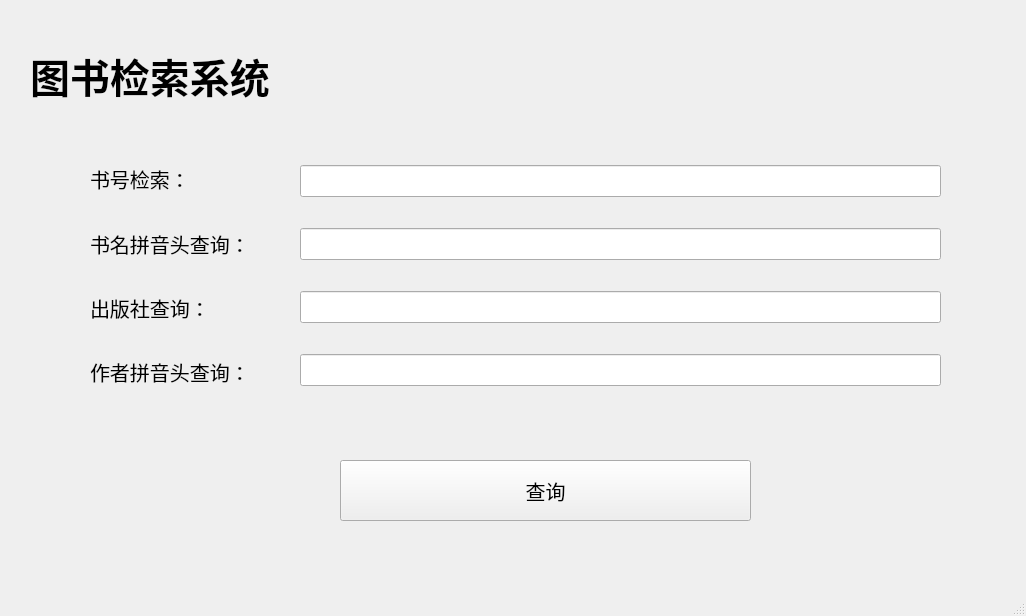
<?xml version="1.0" encoding="UTF-8"?>
<ui version="4.0">
 <class>SearchW</class>
 <widget class="QMainWindow" name="SearchW">
  <property name="geometry">
   <rect>
    <x>0</x>
    <y>0</y>
    <width>1026</width>
    <height>616</height>
   </rect>
  </property>
  <property name="windowTitle">
   <string>MainWindow</string>
  </property>
  <widget class="QWidget" name="centralwidget">
   <widget class="QLabel" name="label">
    <property name="geometry">
     <rect>
      <x>30</x>
      <y>40</y>
      <width>331</width>
      <height>71</height>
     </rect>
    </property>
    <property name="font">
     <font>
      <pointsize>30</pointsize>
      <weight>75</weight>
      <bold>true</bold>
     </font>
    </property>
    <property name="text">
     <string>图书检索系统</string>
    </property>
   </widget>
   <widget class="QPushButton" name="button_query">
    <property name="geometry">
     <rect>
      <x>340</x>
      <y>460</y>
      <width>411</width>
      <height>61</height>
     </rect>
    </property>
    <property name="font">
     <font>
      <pointsize>15</pointsize>
     </font>
    </property>
    <property name="text">
     <string>查询</string>
    </property>
   </widget>
   <widget class="QWidget" name="layoutWidget">
    <property name="geometry">
     <rect>
      <x>300</x>
      <y>140</y>
      <width>641</width>
      <height>271</height>
     </rect>
    </property>
    <layout class="QVBoxLayout" name="verticalLayout">
     <item>
      <widget class="QLineEdit" name="edit_id_search">
       <property name="font">
        <font>
         <pointsize>15</pointsize>
        </font>
       </property>
      </widget>
     </item>
     <item>
      <widget class="QLineEdit" name="edit_book_name_first">
       <property name="font">
        <font>
         <pointsize>15</pointsize>
        </font>
       </property>
      </widget>
     </item>
     <item>
      <widget class="QLineEdit" name="edit_press_first">
       <property name="font">
        <font>
         <pointsize>15</pointsize>
        </font>
       </property>
      </widget>
     </item>
     <item>
      <widget class="QLineEdit" name="edit_author_first">
       <property name="font">
        <font>
         <pointsize>15</pointsize>
        </font>
       </property>
      </widget>
     </item>
    </layout>
   </widget>
   <widget class="QWidget" name="layoutWidget">
    <property name="geometry">
     <rect>
      <x>90</x>
      <y>150</y>
      <width>202</width>
      <height>251</height>
     </rect>
    </property>
    <layout class="QVBoxLayout" name="verticalLayout_2">
     <item>
      <widget class="QLabel" name="label_2">
       <property name="font">
        <font>
         <pointsize>15</pointsize>
        </font>
       </property>
       <property name="text">
        <string>书号检索：</string>
       </property>
      </widget>
     </item>
     <item>
      <widget class="QLabel" name="label_3">
       <property name="font">
        <font>
         <pointsize>15</pointsize>
        </font>
       </property>
       <property name="text">
        <string>书名拼音头查询：</string>
       </property>
      </widget>
     </item>
     <item>
      <widget class="QLabel" name="label_5">
       <property name="font">
        <font>
         <pointsize>15</pointsize>
        </font>
       </property>
       <property name="text">
        <string>出版社查询：</string>
       </property>
      </widget>
     </item>
     <item>
      <widget class="QLabel" name="label_4">
       <property name="font">
        <font>
         <pointsize>15</pointsize>
        </font>
       </property>
       <property name="text">
        <string>作者拼音头查询：</string>
       </property>
      </widget>
     </item>
    </layout>
   </widget>
  </widget>
  <widget class="QMenuBar" name="menubar">
   <property name="geometry">
    <rect>
     <x>0</x>
     <y>0</y>
     <width>1026</width>
     <height>26</height>
    </rect>
   </property>
  </widget>
  <widget class="QStatusBar" name="statusbar"/>
 </widget>
 <resources/>
 <connections/>
</ui>
